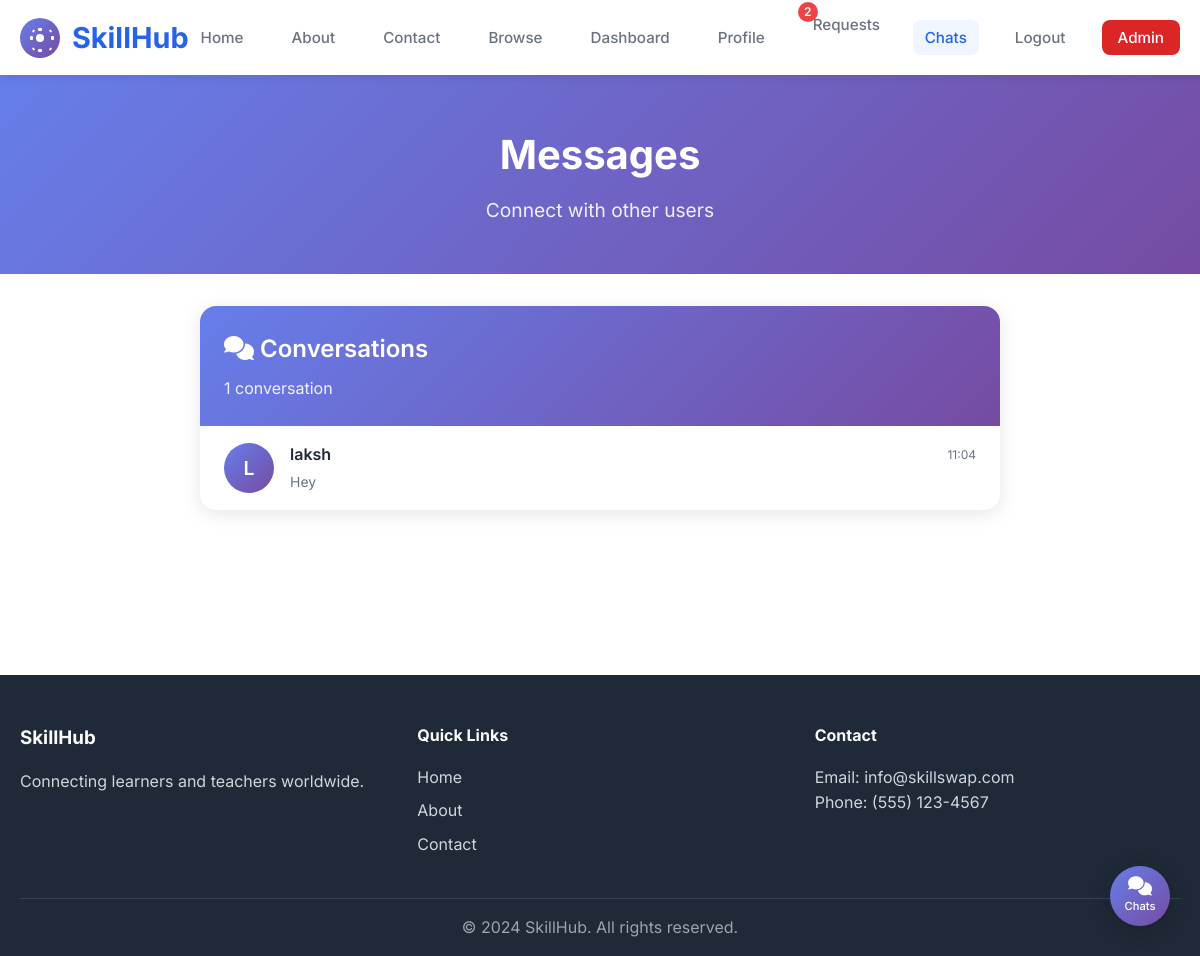
The page /chat (signed in) on the database its author committed.
### app.py (models this page shows, shortened)
class User(UserMixin, db.Model):
    id = db.Column(db.Integer, primary_key=True)
    full_name = db.Column(db.String(100), nullable=False)
    email = db.Column(db.String(120), unique=True, nullable=False)
    password_hash = db.Column(db.String(255), nullable=False)
    profile_photo = db.Column(db.String(255))
    location = db.Column(db.String(100))
    created_at = db.Column(db.DateTime, default=db.func.current_timestamp())
    last_seen = db.Column(db.DateTime, default=db.func.current_timestamp())
    profile = db.relationship('Profile', backref='user', uselist=False)

class ChatMessage(db.Model):
    id = db.Column(db.Integer, primary_key=True)
    chat_id = db.Column(db.Integer, db.ForeignKey('chat.id'), nullable=False)
    sender_id = db.Column(db.Integer, db.ForeignKey('user.id'), nullable=False)
    message = db.Column(db.Text, nullable=False)
    message_type = db.Column(db.String(20), default='text')  # text, image, file
    is_read = db.Column(db.Boolean, default=False)
    created_at = db.Column(db.DateTime, default=db.func.current_timestamp())
    sender = db.relationship('User', backref='sent_messages')

### app.py (the view)
@app.route('/chat')
@login_required
def chat():
    chats = Chat.query.filter(
        db.or_(
            Chat.user1_id == current_user.id,
            Chat.user2_id == current_user.id
        )
    ).order_by(Chat.updated_at.desc()).all()
    chat_list = []
    for chat in chats:
        other_user = chat.user2 if chat.user1_id == current_user.id else chat.user1
        last_message = chat.messages.order_by(ChatMessage.created_at.desc()).first()
        unread_count = chat.messages.filter(
            db.and_(
                ChatMessage.sender_id != current_user.id,
                ChatMessage.is_read == False
            )
        ).count()
        chat_list.append({
            'chat': chat,
            'other_user': other_user,
            'last_message': last_message,
            'unread_count': unread_count
        })
    return render_template('chat_list.html', chats=chat_list)

### app.py (called while the page is built)
@login_manager.user_loader
def load_user(user_id):
    return User.query.get(int(user_id))

@app.context_processor
def inject_pending_requests():
    if current_user.is_authenticated:
        current_user.last_seen = datetime.utcnow()
        db.session.commit()
        pending_requests_count = SwapRequest.query.filter_by(
            receiver_id=current_user.id,
            status='pending'
        ).count()
        return {'pending_requests_count': pending_requests_count}
    return {'pending_requests_count': 0}

@app.context_processor
def inject_unread_messages():
    if current_user.is_authenticated:
        chats = Chat.query.filter(
            db.or_(
                Chat.user1_id == current_user.id,
                Chat.user2_id == current_user.id
            )
        ).all()
        total_unread = 0
        for chat in chats:
            unread_count = chat.messages.filter(
                db.and_(
                    ChatMessage.sender_id != current_user.id,
                    ChatMessage.is_read == False
                )
            ).count()
            total_unread += unread_count
        return {'unread_messages_count': total_unread}
    return {'unread_messages_count': 0}

### templates/chat_list.html (shortened to what this page needs)
<!DOCTYPE html>
<html lang="en">
<head>
    <link rel="stylesheet" href="{{ url_for('static', filename='css/style.css') }}">
    <link rel="stylesheet" href="https://cdnjs.cloudflare.com/ajax/libs/font-awesome/6.0.0/css/all.min.css">
</head>
<body>
    <header class="header">
        <nav class="navbar">
            <div class="nav-container">
                <div class="nav-logo">
                    <img src="{{ url_for('static', filename='images/logo.svg') }}" alt="SkillHub Logo">
                    <h1>SkillHub</h1>
                </div>
                <ul class="nav-menu">
                    <li class="nav-item">
                        <a href="{{ url_for('homepage') }}" class="nav-link">Home</a>
                    </li>
                    <li class="nav-item">
                        <a href="{{ url_for('about') }}" class="nav-link">About</a>
                    </li>
                    <li class="nav-item">
                        <a href="{{ url_for('contact') }}" class="nav-link">Contact</a>
                    </li>
                    <li class="nav-item">
                        <a href="{{ url_for('browse') }}" class="nav-link">Browse</a>
                    </li>
                    {% if current_user.is_authenticated %}
                        <li class="nav-item">
                            <a href="{{ url_for('dashboard') }}" class="nav-link">Dashboard</a>
                        </li>
                        <li class="nav-item">
                            <a href="{{ url_for('profile') }}" class="nav-link">Profile</a>
                        </li>
                        <li class="nav-item">
                            <a href="{{ url_for('requests') }}" class="nav-link">
                                Requests
                                {% if pending_requests_count > 0 %}
                                    <span class="notification-badge">{{ pending_requests_count }}</span>
                                {% endif %}
                            </a>
                        </li>
                        <li class="nav-item">
                            <a href="{{ url_for('chat') }}" class="nav-link active">
                                Chats
                            </a>
                        </li>
                        <li class="nav-item">
                            <a href="{{ url_for('logout') }}" class="nav-link">Logout</a>
                        </li>
                    {% endif %}
                    <li class="nav-item admin-nav-item">
                        <a href="{{ url_for('admin_login') }}" class="nav-link admin-link">Admin</a>
                    </li>
                </ul>
            </div>
        </nav>
    </header>
    <main class="main">
        <section class="page-header">
            <div class="container">
                <h1 class="page-title">Messages</h1>
                <p class="page-subtitle">Connect with other users</p>
            </div>
        </section>
        <section class="chat-content">
            <div class="container">
                <div class="chat-container">
                    <div class="chat-header">
                        <div class="chat-header-content">
                            <h2><i class="fas fa-comments"></i> Conversations</h2>
                            <p>{{ chats|length }} conversation{{ 's' if chats|length != 1 else '' }}</p>
                        </div>
                    </div>
                    {% if chats %}
                        <div class="chat-list">
                            {% for chat_data in chats %}
                                <div class="chat-item" onclick="window.location.href='{{ url_for('chat_room', chat_id=chat_data.chat.id) }}'">
                                    <div class="chat-avatar">
                                        {% if chat_data.other_user.profile_photo %}
                                            <img src="{{ url_for('static', filename=chat_data.other_user.profile_photo) }}" alt="Profile Photo">
                                        {% else %}
                                            <div class="chat-avatar-placeholder">
                                                <span>{{ chat_data.other_user.full_name[0].upper() }}</span>
                                            </div>
                                        {% endif %}
                                    </div>
                                    <div class="chat-info">
                                        <div class="chat-header-row">
                                            <h3 class="chat-name">{{ chat_data.other_user.full_name }}</h3>
                                            {% if chat_data.last_message %}
                                                <span class="chat-time">{{ chat_data.last_message.created_at.strftime('%H:%M') }}</span>
                                            {% endif %}
                                        </div>
                                        <div class="chat-preview">
                                            {% if chat_data.last_message %}
                                                <p class="last-message">
                                                    {{ chat_data.last_message.message[:50] }}{% if chat_data.last_message.message|length > 50 %}...{% endif %}
                                                </p>
                                            {% else %}
                                                <p class="no-messages">No messages yet</p>
                                            {% endif %}
                                        </div>
                                    </div>
                                </div>
                            {% endfor %}
                        </div>
                    {% endif %}
                </div>
            </div>
        </section>
    </main>
    <footer class="footer">
        <div class="container">
            <div class="footer-content">
                <div class="footer-section">
                    <h3>SkillHub</h3>
                    <p>Connecting learners and teachers worldwide.</p>
                </div>
                <div class="footer-section">
                    <h4>Quick Links</h4>
                    <ul>
                        <li><a href="{{ url_for('homepage') }}">Home</a></li>
                        <li><a href="{{ url_for('about') }}">About</a></li>
                        <li><a href="{{ url_for('contact') }}">Contact</a></li>
                    </ul>
                </div>
                <div class="footer-section">
                    <h4>Contact</h4>
                    <p>Email: info@skillswap.com</p>
                    <p>Phone: (555) 123-4567</p>
                </div>
            </div>
            <div class="footer-bottom">
                <p>&copy; 2024 SkillHub. All rights reserved.</p>
            </div>
        </div>
    </footer>
    {% include 'chat_button.html' %}
</body>
</html>

### static/css/style.css (style rules this page uses)
* { margin: 0; padding: 0; box-sizing: border-box; }
body { font-family: 'Inter', -apple-system, BlinkMacSystemFont, 'Segoe UI', Roboto, sans-serif; line-height: 1.6; color: #333; background-color: #ffffff; }
.container { max-width: 1200px; margin: 0 auto; padding: 0 20px; }
.header { background-color: #ffffff; box-shadow: 0 2px 10px rgba(0, 0, 0, 0.1); position: sticky; top: 0; z-index: 1000; }
.navbar { padding: 0.75rem 0; }
.nav-container { display: flex; justify-content: space-between; align-items: center; max-width: 1200px; margin: 0 auto; padding: 0 20px; }
.nav-logo { display: flex; align-items: center; gap: 0.75rem; }
.nav-logo img { height: 40px; width: auto; }
.nav-logo h1 { font-size: 1.8rem; font-weight: 700; color: #2563eb; margin: 0; }
.nav-menu { display: flex; list-style: none; gap: 1.5rem; align-items: center; }
.nav-link { text-decoration: none; color: #6b7280; font-weight: 500; transition: color 0.3s ease; padding: 0.5rem 0.75rem; border-radius: 0.5rem; position: relative; font-size: 0.95rem; }
.nav-link:hover, .nav-link.active { color: #2563eb; background-color: #eff6ff; }
.nav-link { position: relative; }
.notification-badge { position: absolute; top: -5px; right: -5px; background-color: #ef4444; color: white; border-radius: 50%; width: 20px; height: 20px; display: flex; align-items: center; justify-content: center; font-size: 0.75rem; font-weight: 600; min-width: 20px; animation: pulse 2s infinite; }
.main { min-height: calc(100vh - 200px); }
.page-header { padding: 3rem 0; background: linear-gradient(135deg, #667eea 0%, #764ba2 100%); color: white; text-align: center; }
.page-title { font-size: 2.5rem; font-weight: 700; margin-bottom: 0.5rem; }
.page-subtitle { font-size: 1.2rem; opacity: 0.9; }
.footer { background-color: #1f2937; color: white; padding: 3rem 0 1rem; }
.footer-content { display: grid; grid-template-columns: repeat(auto-fit, minmax(250px, 1fr)); gap: 2rem; margin-bottom: 2rem; }
.footer-section h3, .footer-section h4 { margin-bottom: 1rem; color: #f9fafb; }
.footer-section p { color: #d1d5db; line-height: 1.6; }
.footer-section ul { list-style: none; }
.footer-section ul li { margin-bottom: 0.5rem; }
.footer-section ul li a { color: #d1d5db; text-decoration: none; transition: color 0.3s ease; }
.footer-bottom { border-top: 1px solid #374151; padding-top: 1rem; text-align: center; }
.footer-bottom p { color: #9ca3af; }
.chat-content { padding: 2rem 0; }
.chat-container { max-width: 800px; margin: 0 auto; background: white; border-radius: 16px; box-shadow: 0 4px 20px rgba(0, 0, 0, 0.1); overflow: hidden; }
.chat-header { background: linear-gradient(135deg, #667eea 0%, #764ba2 100%); color: white; padding: 1.5rem; }
.chat-header-content h2 { margin: 0 0 0.5rem 0; font-size: 1.5rem; font-weight: 600; }
.chat-header-content p { margin: 0; opacity: 0.9; }
.chat-list { max-height: 600px; overflow-y: auto; }
.chat-item { display: flex; align-items: center; padding: 1rem 1.5rem; border-bottom: 1px solid #f1f5f9; cursor: pointer; transition: background-color 0.2s ease; }
.chat-item:last-child { border-bottom: none; }
.chat-avatar { position: relative; margin-right: 1rem; flex-shrink: 0; }
.chat-avatar-placeholder { width: 50px; height: 50px; border-radius: 50%; background: linear-gradient(135deg, #667eea 0%, #764ba2 100%); display: flex; align-items: center; justify-content: center; color: white; font-size: 1.2rem; font-weight: 600; }
.chat-info { flex: 1; min-width: 0; }
.chat-header-row { display: flex; justify-content: space-between; align-items: center; margin-bottom: 0.25rem; }
.chat-name { margin: 0; font-size: 1rem; font-weight: 600; color: #1f2937; }
.chat-time { font-size: 0.75rem; color: #6b7280; }
.chat-preview { display: flex; align-items: center; }
.last-message { margin: 0; font-size: 0.875rem; color: #6b7280; white-space: nowrap; overflow: hidden; text-overflow: ellipsis; max-width: 300px; }
.admin-nav-item { margin-left: auto; }
.admin-link { background: #dc2626; color: white !important; padding: 0.5rem 1rem !important; border-radius: 0.5rem; font-weight: 500; transition: background-color 0.3s ease; }

### rows shown on the page
User: other_user "L", other_user.full_name "laksh"
ChatMessage: last_message.created_at "11:04", last_message "Hey"

### other values the page prints
{{ pending_requests_count }} "2"
{{ chats|length }} "1"
